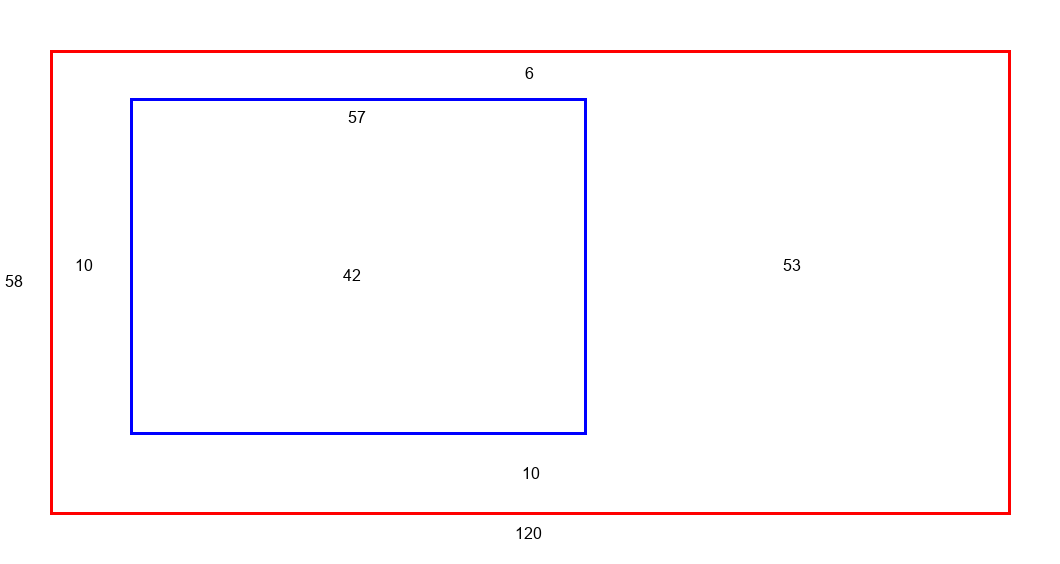
#> input picture scripts/diagnose/_test_sketch1.png, 1060 x 564 px, found by its file name
$ python _debug_masks.py
#> lines starting #> are read from the running program, lines starting #| are printed output that depends on the picture; after the words box and inside, x2 and y2 are one past the last pixel; in counts of white or black regions, pixels touching at a corner belong together
"""调试草图1的mask检测"""
import sys, os, numpy as np
sys.path.insert(0, '.')
import cv2

img = cv2.imread('scripts/diagnose/_test_sketch1.png')
#> img is the input picture: shape (564, 1060, 3); mean B, G, R 251.2, 249.1, 252.8
print(f"Image: {img.shape}, dtype={img.dtype}")
#| Image: (564, 1060, 3), dtype=uint8
gray = cv2.cvtColor(img, cv2.COLOR_BGR2GRAY)
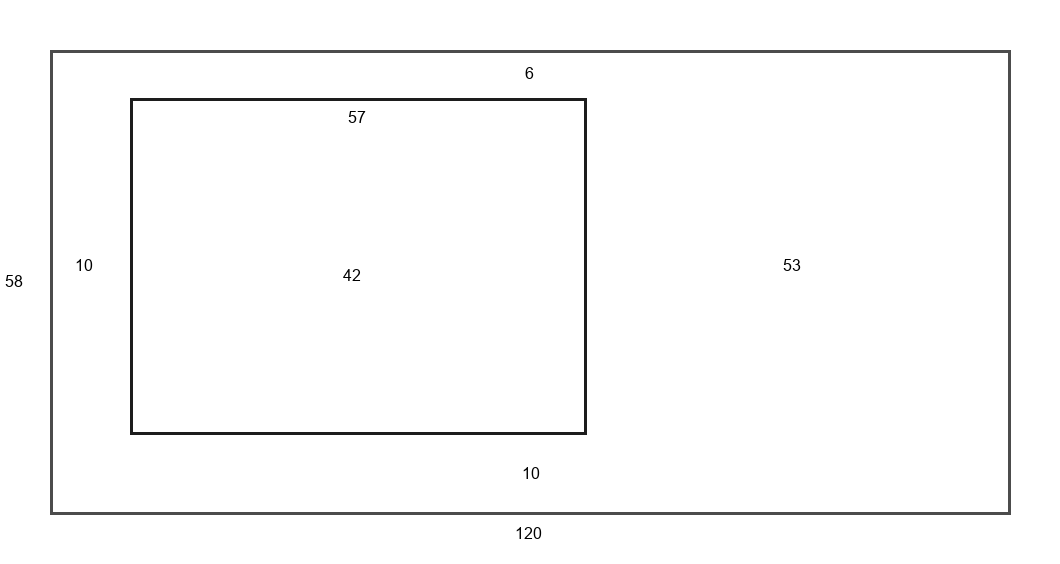
#> gray: shape (564, 1060); min 0, max 255, mean 250.4

# Build masks
kernel_small = cv2.getStructuringElement(cv2.MORPH_RECT, (2, 2))
kernel_mid = cv2.getStructuringElement(cv2.MORPH_RECT, (3, 3))

# Canny
edges_raw = cv2.Canny(gray, 15, 80)
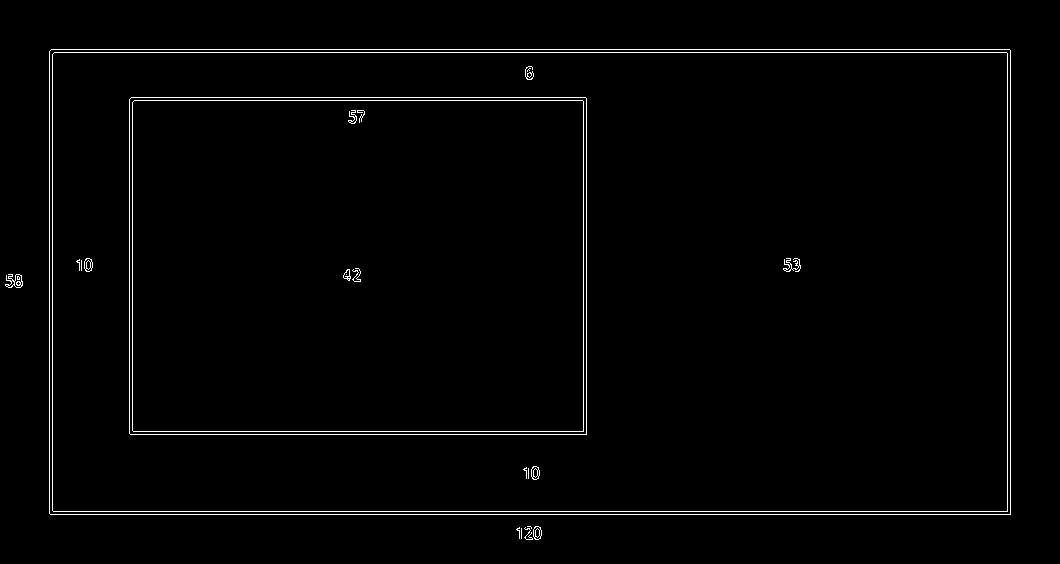
#> edges_raw: shape (564, 1060); 1.6% white in thin lines or dots, all inside (x1, y1, x2, y2) = (5, 49, 1011, 540)
print(f"Canny raw: {cv2.countNonZero(edges_raw)} non-zero pixels")
#| Canny raw: 9551 non-zero pixels

# Canny + morph
edges = cv2.Canny(gray, 15, 80)
mask_canny = cv2.morphologyEx(edges, cv2.MORPH_CLOSE, kernel_small, iterations=1)
#> mask_canny: shape (564, 1060); 1.7% white in thin lines or dots, all inside (x1, y1, x2, y2) = (6, 50, 1012, 541)
print(f"Canny morph: {cv2.countNonZero(mask_canny)} non-zero pixels")
#| Canny morph: 9981 non-zero pixels

# Adaptive
binary_adapt = cv2.adaptiveThreshold(gray, 255, cv2.ADAPTIVE_THRESH_GAUSSIAN_C,
                                      cv2.THRESH_BINARY_INV, 25, 10)
#> binary_adapt: shape (564, 1060); 2.3% white; 18 white regions, largest, box (x1, y1, x2, y2) and area: (50, 50, 1011, 515) 8520, (130, 98, 587, 435) 4728, (525, 67, 533, 79) 58
mask_adapt = cv2.morphologyEx(binary_adapt, cv2.MORPH_CLOSE, kernel_small, iterations=1)
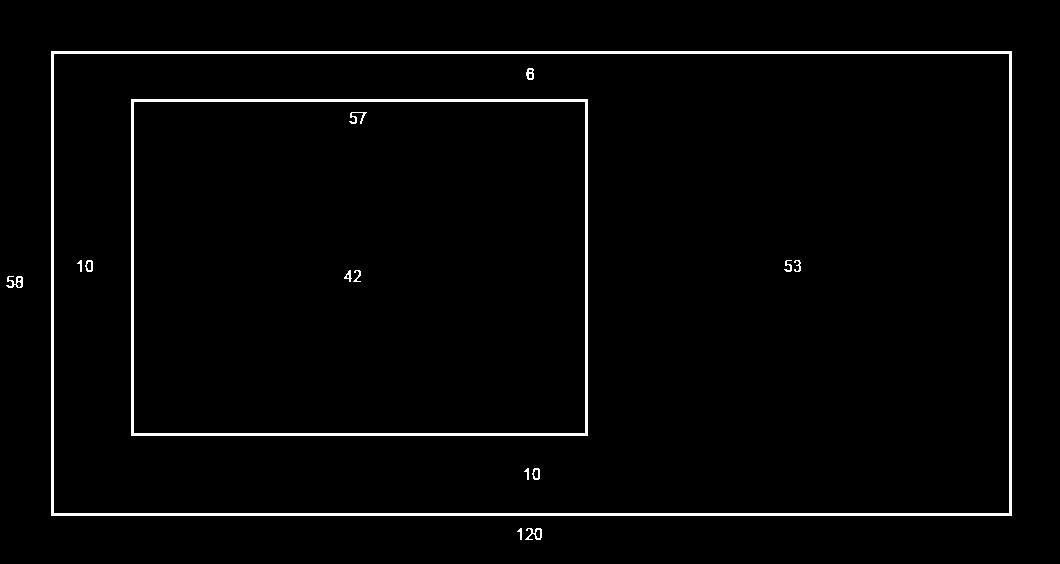
#> mask_adapt: shape (564, 1060); 2.3% white; 15 white regions, largest, box (x1, y1, x2, y2) and area: (51, 51, 1012, 516) 8520, (131, 99, 588, 436) 4728, (6, 276, 23, 288) 105
print(f"Adaptive: {cv2.countNonZero(mask_adapt)} non-zero pixels")
#| Adaptive: 13958 non-zero pixels

# Red detection
hsv = cv2.cvtColor(img, cv2.COLOR_BGR2HSV)
#> hsv: shape (564, 1060, 3); mean H, S, V 0.9, 5.7, 254.8
mask_r1 = cv2.inRange(hsv, np.array([0, 20, 30]), np.array([15, 255, 255]))
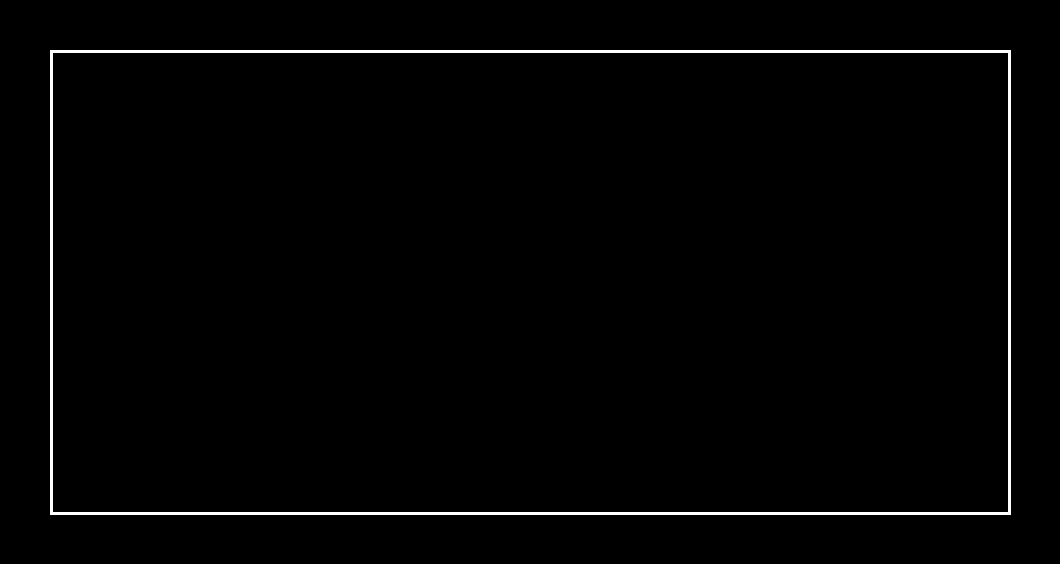
#> mask_r1: shape (564, 1060); 1.4% white; 1 white region, box (x1, y1, x2, y2) and area: (50, 50, 1011, 515) 8520
mask_r2 = cv2.inRange(hsv, np.array([165, 20, 30]), np.array([180, 255, 255]))
#> mask_r2: shape (564, 1060); every value is 0
mask_red = cv2.bitwise_or(mask_r1, mask_r2)
mask_red = cv2.morphologyEx(mask_red, cv2.MORPH_CLOSE, kernel_mid, iterations=1)
print(f"Red mask: {cv2.countNonZero(mask_red)} non-zero pixels")
#| Red mask: 8520 non-zero pixels

# Otsu
_, mask_otsu = cv2.threshold(gray, 0, 255, cv2.THRESH_BINARY_INV + cv2.THRESH_OTSU)
#> mask_otsu: shape (564, 1060); 2.3% white; 18 white regions, largest, box (x1, y1, x2, y2) and area: (50, 50, 1011, 515) 8520, (130, 98, 587, 435) 4728, (15, 275, 22, 287) 46
mask_otsu = cv2.morphologyEx(mask_otsu, cv2.MORPH_CLOSE, kernel_small, iterations=1)
#> mask_otsu: shape (564, 1060); 2.3% white; 18 white regions, largest, box (x1, y1, x2, y2) and area: (51, 51, 1012, 516) 8520, (131, 99, 588, 436) 4728, (16, 276, 23, 288) 48
print(f"Otsu: {cv2.countNonZero(mask_otsu)} non-zero pixels")
#| Otsu: 13814 non-zero pixels

# Check connected components for each mask
h, w = gray.shape[:2]
#> h = 564; w = 1060
full_area = h * w
#> full_area = 597840
min_component_area = max(200, int(full_area * 0.002))
#> min_component_area = 1195
print(f"\nMin component area: {min_component_area}")
#| Min component area: 1195

for name, mask in [('canny_raw', edges_raw), ('canny', mask_canny),
                    ('adaptive', mask_adapt), ('red', mask_red), ('otsu', mask_otsu)]:
    num_labels, labels, stats, centroids = cv2.connectedComponentsWithStats(mask, connectivity=8)
    large_components = []
    for label_id in range(1, num_labels):
        area = stats[label_id, cv2.CC_STAT_AREA]
        if area >= min_component_area:
            x = stats[label_id, cv2.CC_STAT_LEFT]
            y = stats[label_id, cv2.CC_STAT_TOP]
            ww = stats[label_id, cv2.CC_STAT_WIDTH]
            hh = stats[label_id, cv2.CC_STAT_HEIGHT]
            large_components.append((label_id, area, x, y, ww, hh))
    print(f"\n{name}: {num_labels-1} total components, {len(large_components)} large (>= {min_component_area})")
    for lc in large_components[:5]:
        print(f"  label={lc[0]} area={lc[1]:.0f} rect=({lc[2]},{lc[3]},{lc[4]},{lc[5]})")
#> this loop made 5 passes
#> (name, num_labels) on passes 1, 2, 3, 5: ('canny_raw', 26), ('canny', 17), ('adaptive', 16), ('otsu', 19)
#> (name, num_labels, stats, centroids) on pass 4: ('red', 2, [[0, 0, 1060, 564, 589320], [50, 50, 961, 465, 8520]], [[529.5, 281.5], [530, 282]])
#> (printed output is left out)
#> pass 1, `num_labels, labels, stats, centroids = cv2.connectedComponentsWithStat..`:
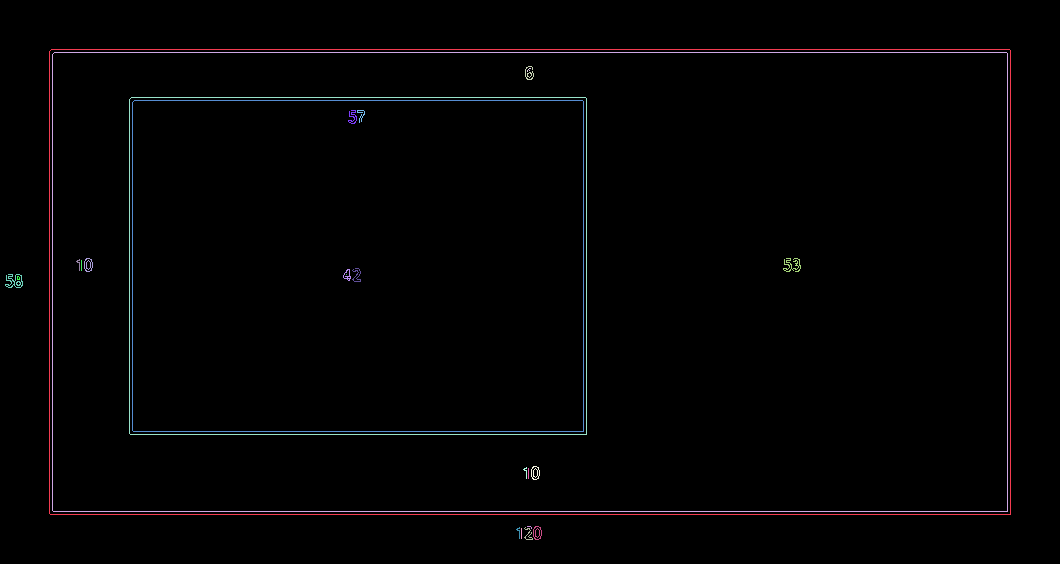
#> labels: shape (564, 1060) int32; 26 distinct labels, from 0 to 25; one colour per label, 0 black
#> pass 2, `num_labels, labels, stats, centroids = cv2.connectedComponentsWithStat..`:
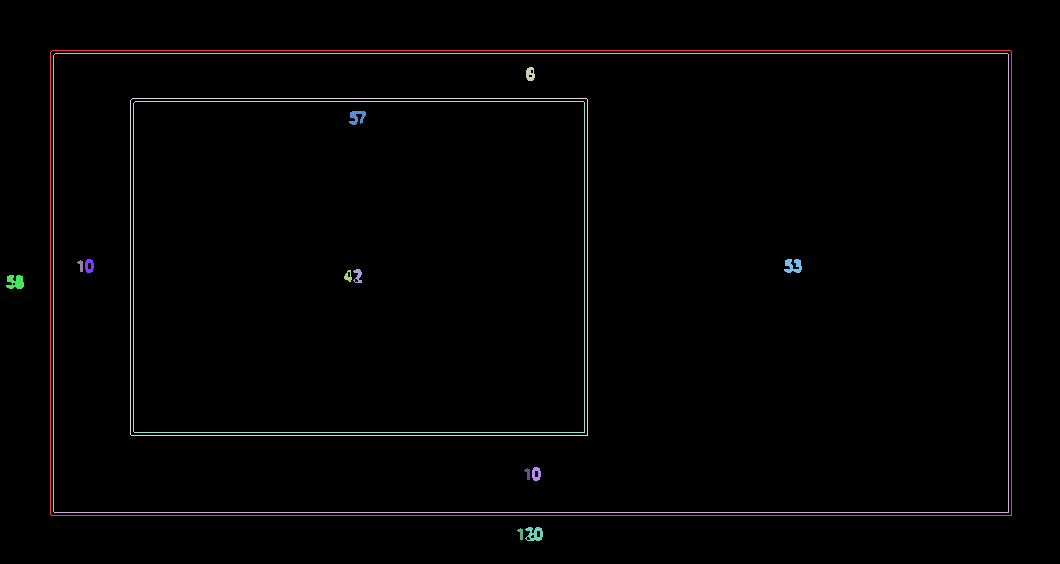
#> labels: shape (564, 1060) int32; 17 distinct labels, from 0 to 16; one colour per label, 0 black
#> pass 3, `num_labels, labels, stats, centroids = cv2.connectedComponentsWithStat..`:
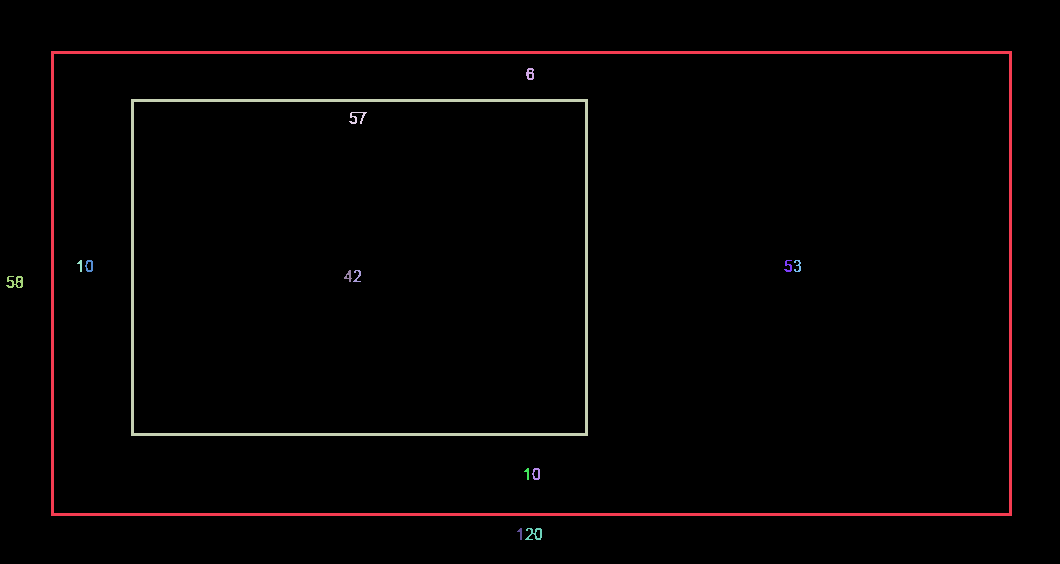
#> labels: shape (564, 1060) int32; 16 distinct labels, from 0 to 15; one colour per label, 0 black

$ run again, with scripts/diagnose/_debug_t4_sketch.png copied over scripts/diagnose/_test_sketch1.png
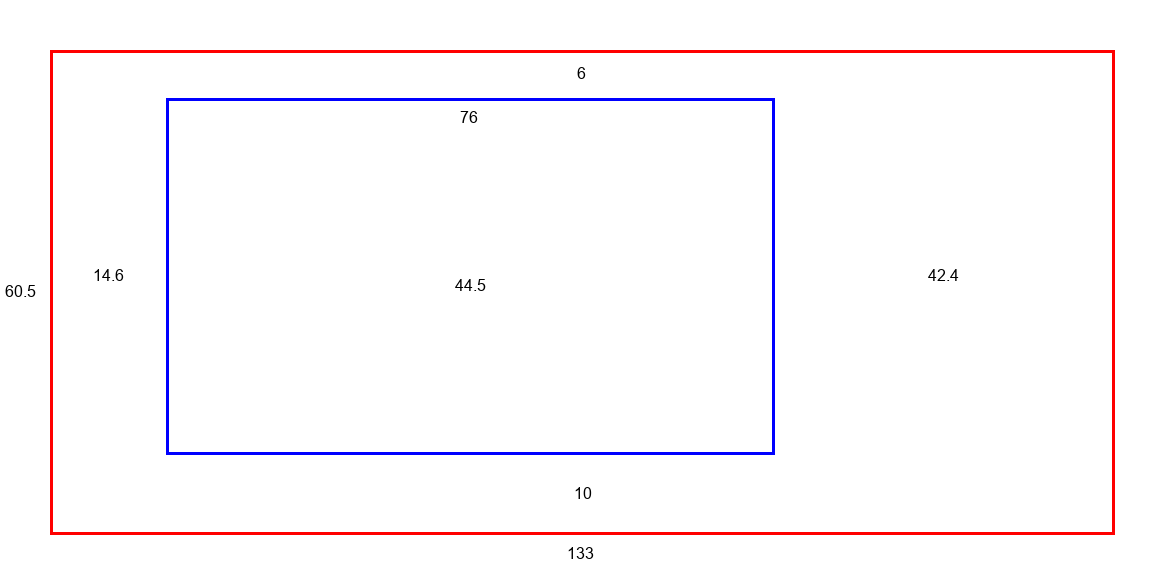
#> input picture scripts/diagnose/_debug_t4_sketch.png, 1164 x 584 px, found by its file name
#> img is the input picture: shape (584, 1164, 3); mean B, G, R 251.3, 249.1, 252.6
#| Image: (584, 1164, 3), dtype=uint8
#> edges_raw: shape (584, 1164); 1.6% white in thin lines or dots, all inside (x1, y1, x2, y2) = (5, 49, 1115, 560)
#| Canny raw: 10921 non-zero pixels
#> mask_canny: shape (584, 1164); 1.7% white in thin lines or dots, all inside (x1, y1, x2, y2) = (6, 50, 1116, 561)
#| Canny morph: 11436 non-zero pixels
#> binary_adapt: shape (584, 1164); 2.3% white; 26 white regions (4 under 20 px), largest, box (x1, y1, x2, y2) and area: (50, 50, 1115, 535) 9264, (166, 98, 775, 455) 5760, (577, 67, 585, 79) 58
#> mask_adapt: shape (584, 1164); 2.3% white; 25 white regions (4 under 20 px), largest, box (x1, y1, x2, y2) and area: (51, 51, 1116, 536) 9264, (167, 99, 776, 456) 5760, (456, 280, 473, 292) 87
#| Adaptive: 15944 non-zero pixels
#> hsv: shape (584, 1164, 3); mean H, S, V 1, 5.6, 254.8
#> mask_r1: shape (584, 1164); 1.4% white; 1 white region, box (x1, y1, x2, y2) and area: (50, 50, 1115, 535) 9264
#> mask_r2: shape (584, 1164); every value is 0
#| Red mask: 9264 non-zero pixels
#| Otsu: 15781 non-zero pixels
#| Min component area: 1359
#> the loop `for name, mask in [('canny_raw', edges_raw), ('canny', mask_canny), ('..` made 5 passes
#> (name, num_labels) on passes 1, 2, 3, 5: ('canny_raw', 36), ('canny', 21), ('adaptive', 26), ('otsu', 26)
#> (printed output is left out)
#> pass 1, `num_labels, labels, stats, centroids = cv2.connectedComponentsWithStat..`:
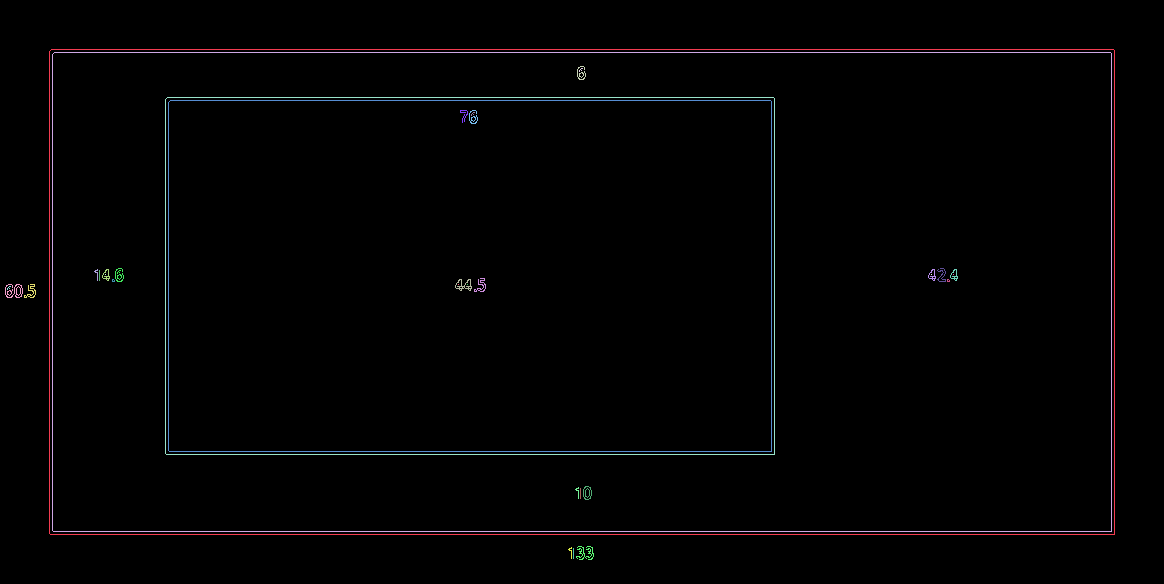
#> labels: shape (584, 1164) int32; 36 distinct labels, from 0 to 35; one colour per label, 0 black
#> pass 3, `num_labels, labels, stats, centroids = cv2.connectedComponentsWithStat..`:
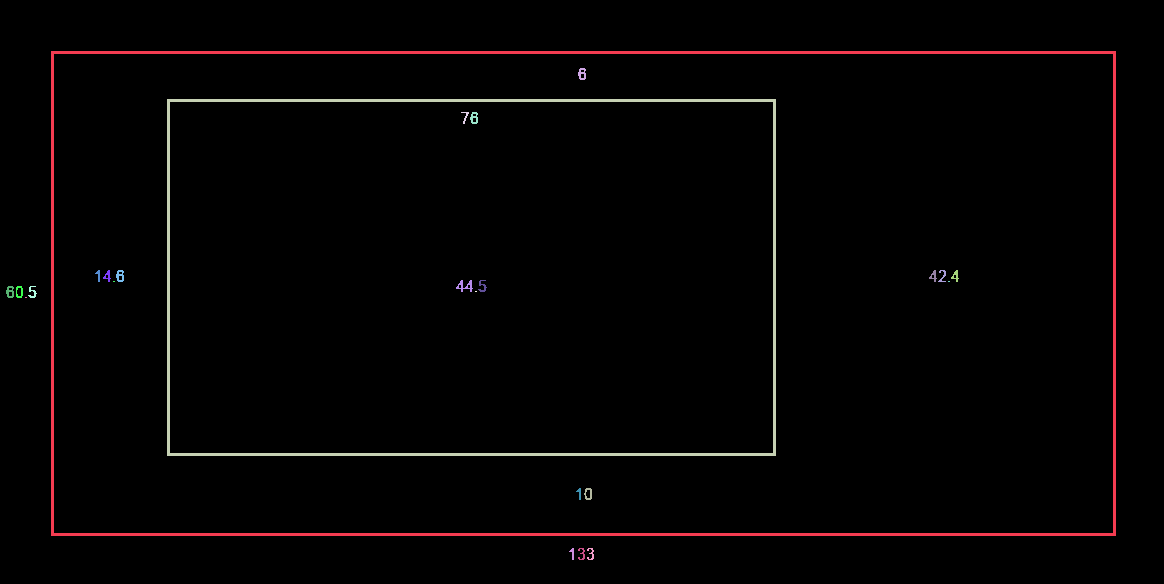
#> labels: shape (584, 1164) int32; 26 distinct labels, from 0 to 25; one colour per label, 0 black
